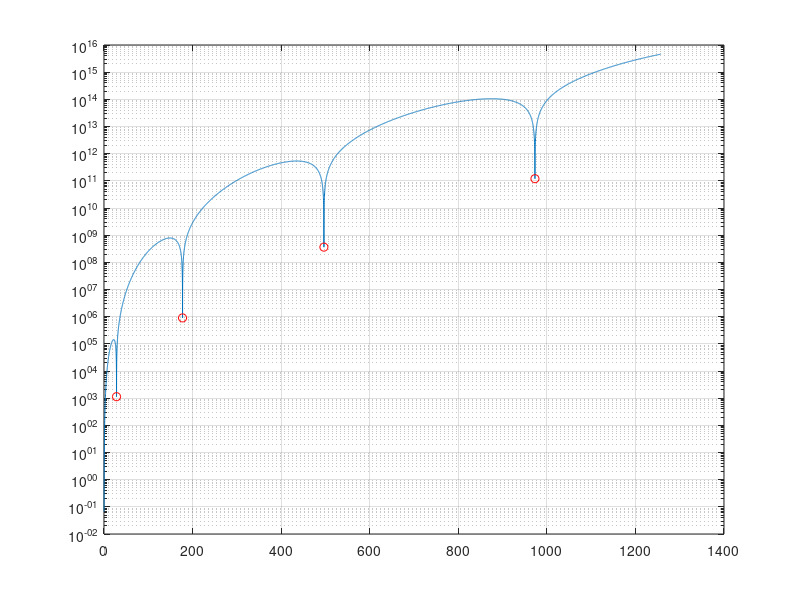
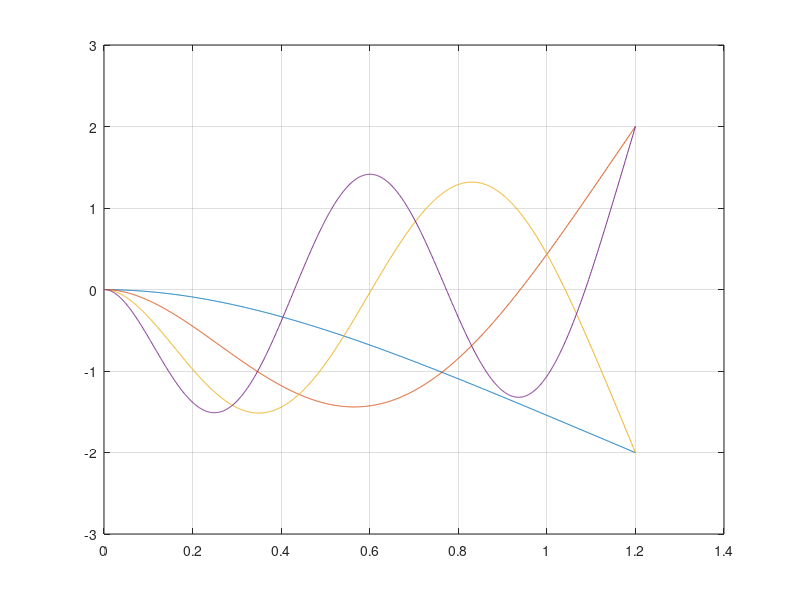

MATLAB code for these plots, in order: (Note: this script raises an error after producing the figures.)
%countilever beam parameters
clear all
close all
clc
beam.L=1.200;  % mm
beam.h=0.008;
beam.b=0.040;
beam.rho=2700; %kg/mm^3
beam.E=68e9; %MPa
beam.m=beam.rho*beam.h*beam.b; % kg/mm
beam.J=beam.h^3*beam.b/12; % mm^4;
f_vect=linspace(0,200,10000);
om_vect=2*pi.*f_vect;
g=@(om)(beam.m*om.^2/beam.E/beam.J).^(1/4);

%build the H matrix
H=@(g)[1 0 1 0;
    0 g 0 g;
    -beam.E*beam.J.*g.^2.*cos(g*beam.L) -beam.E*beam.J.*g.^2.*sin(g*beam.L) beam.E*beam.J.*g.^2.*cosh(g*beam.L) beam.E*beam.J.*g.^2.*sinh(g*beam.L);
    beam.E*beam.J.*g.^3.*sin(g*beam.L) -beam.E*beam.J*g.^3.*cos(g*beam.L) beam.E*beam.J*g.^3.*sinh(g*beam.L) beam.E*beam.J*g.^3.*cosh(g*beam.L) ];
dets=[];
for i = 1:length(om_vect)
    dets(i)=det(H(g(om_vect(i))));
end
semilogy(om_vect,abs(dets))
hold on
i_nat=[];
for i=2:length(dets)-1
    if abs(dets(i)) < abs(dets(i-1)) && abs(dets(i)) < abs(dets(i+1))
        i_nat(end+1)=i;
        
    end
end
semilogy(om_vect(i_nat),abs(dets(i_nat)),'or')
grid on
%natural frequencies
%computing mode shapes
figure
xx=linspace(0,beam.L,1000);
for i =1:length(i_nat)
    mode(i).i_nat=i_nat(i);
    mode(i).OM=om_vect(i_nat(i));
    mode(i).G=g(mode(i).OM);
    mode(i).HH=H(mode(i).G);
    mode(i).f=mode(i).OM/2/pi;
    mode(i).X=[1;-inv(mode(i).HH(2:end,2:end))*mode(i).HH(2:end,1)];
    mode(i).phi=@(x)mode(i).X(1)*cos(mode(i).G.*x) + mode(i).X(2)*sin(mode(i).G.*x)+ mode(i).X(3)*cosh(mode(i).G.*x) + mode(i).X(4)*sinh(mode(i).G.*x);
    plot(xx,mode(i).phi(xx))
    hold on

end
grid on
%% compute FRF
%assume 
x_in=.2; % m
x_out=1.2;

[G,mode]=FRF_num(mode,x_in,x_out,beam,-1); % L'ultimo parametro è la fase/contro fase di spostamento e forza, la prof li ha di segno opposto
figure
subplot(2,1,1)
semilogy(f_vect,abs(G(om_vect)),LineWidth=2)
grid on
subplot(2,1,2)
plot(f_vect,angle(G(om_vect)),LineWidth=2)
grid on
    
%% test FRF in other point, compute FRF_num
x_out_vect=[0.2,0.5,0.7];
[FRF1,mode1]=FRF_num(mode,x_in,x_out_vect(1),beam);
[FRF2,mode2]=FRF_num(mode,x_in,x_out_vect(2),beam);
[FRF3,mode3]=FRF_num(mode,x_in,x_out_vect(3),beam);
FRF_list={FRF1,FRF2,FRF3};
figure
subplot(2,3,1)
semilogy(f_vect,abs(FRF1(om_vect)),LineWidth=2);
grid
subplot(2,3,2)
semilogy(f_vect,abs(FRF2(om_vect)),LineWidth=2);
grid
subplot(2,3,3)
semilogy(f_vect,abs(FRF3(om_vect)),LineWidth=2);
grid
subplot(2,3,4)
plot(f_vect,angle(FRF1(om_vect)),LineWidth=2);
grid
subplot(2,3,5)
plot(f_vect,angle(FRF2(om_vect)),LineWidth=2);
grid

subplot(2,3,6)
plot(f_vect,angle(FRF3(om_vect)),LineWidth=2);
grid

%% work backwords compute parameters starting from sperimental FRFs
%assume aproximation around mode 1
fmin=mode(1).f-1;
fmax=mode(1).f+1;
f_min_max=linspace(fmin,fmax,100);
om_min_max=f_min_max.*2*pi;
Gnum=[];
%try imposing function of a vector x where
%x=[omi,csii,A1,A2,A3,Rl1,Rl2,Rl3,Rh1,Rh2,Rh3];
 %  1   2   3  4  5   6   7   8   9   10  11
for i=1:100
    for r=1:3
        Gnum{i,r}=@(x)x(2+r)./(-om_min_max(i).^2 + 1i*2.*x(2).*x(1) + x(1).^2) ;
        Gexp{i,r}=FRF_list{r}(om_min_max(i));
    end
end
[err] =@(x) er_comp(Gnum,Gexp,x);

% esimate x0
omi=mode(1).OM;
